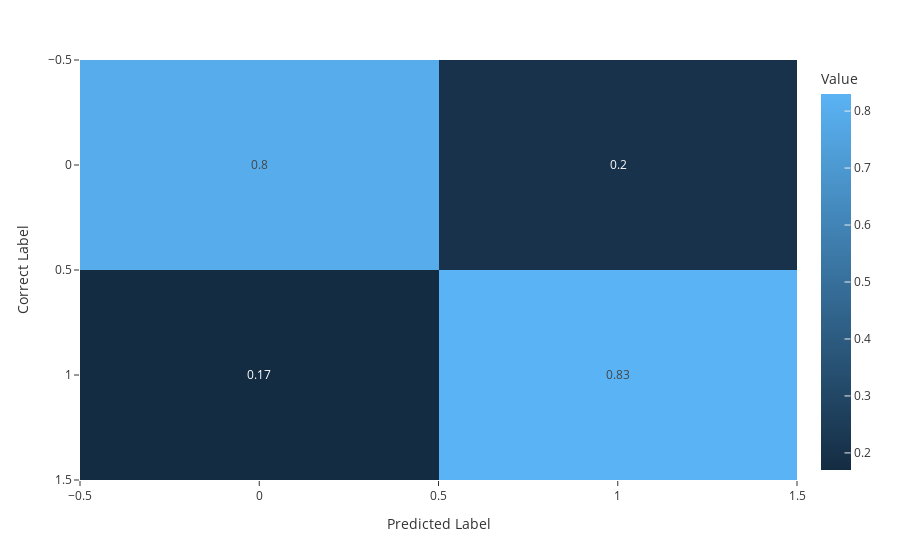

Source (notebook cell):
### Code cell
print('accuracy_score: ',accuracy_score(y_test,y_pred))
print('recall_score: ',recall_score(y_test,y_pred))
print('jaccard_score: ',jaccard_score(y_test,y_pred))
print('f1_score: ',f1_score(y_test,y_pred))
print('precision_score: ',precision_score(y_test,y_pred))

fig = px.imshow(np.around(confusion_matrix(y_test, y_pred, normalize='true'),2), 
                template='ggplot2',
                text_auto=True, 
                aspect="True", 
                labels=dict(x="Predicted Label", y="Correct Label", color='Value'))
fig.update_xaxes(side="bottom")
fig.show()

### Figure 1 — Plotly figure (JSON) as saved in the notebook; plotly's stock layout.template omitted (floating-point values rounded to 4 significant figures)
{"data": [{"coloraxis": "coloraxis", "hovertemplate": "Predicted Label: %{x}<br>Correct Label: %{y}<br>Value: %{z}<extra></extra>", "name": "0", "texttemplate": "%{z}", "type": "heatmap", "xaxis": "x", "yaxis": "y", "z": [[0.8, 0.2], [0.17, 0.83]]}], "layout": {"coloraxis": {"colorbar": {"title": {"text": "Value"}}, "colorscale": [[0, "rgb(20,44,66)"], [1, "rgb(90,179,244)"]]}, "margin": {"t": 60}, "xaxis": {"anchor": "y", "domain": [0, 1], "side": "bottom", "title": {"text": "Predicted Label"}}, "yaxis": {"anchor": "x", "autorange": "reversed", "domain": [0, 1], "title": {"text": "Correct Label"}}}}
